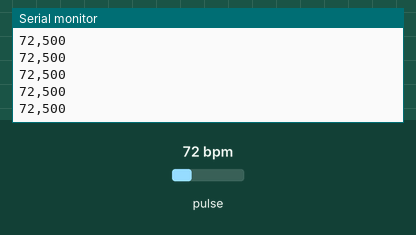
Simulated run of this sketch. Board: Arduino Uno, built with avr-gcc and run on an emulated ATmega328P. Parts: the last lines printed to the serial monitor. The test bench sets the inputs (shaded band); at power-on: pulse 72 bpm.

Above: at 1.2 s.
1.3 s: pulse set to 42 bpm
At 2.1 s:
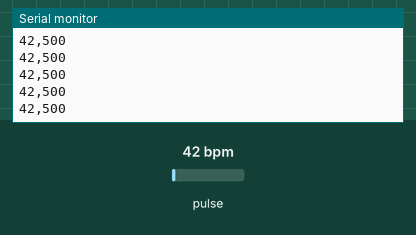
2.8 s: pulse set to 70 bpm
At 3.9 s:
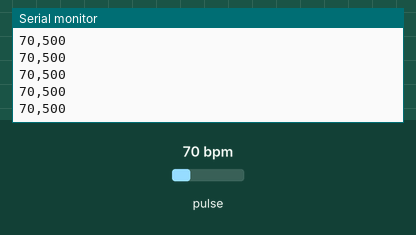
Timing chart, 0 to 5.8 s (numbered marks = the images above; inputs shaded):
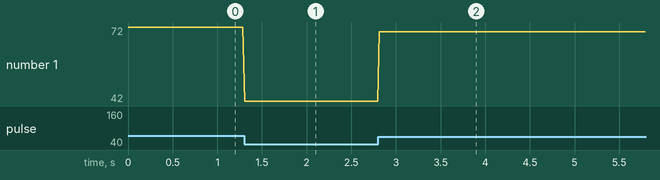

The sketch:

arduino_pulse_publisher.ino
```cpp
#define USE_ARDUINO_INTERRUPTS true    // Set-up low-level interrupts for most acurate BPM math.
#include <PulseSensorPlayground.h>     // Includes the PulseSensorPlayground Library.

//  Variables
const int PulseWire = 0;       // PulseSensor PURPLE WIRE connected to ANALOG PIN 0
int Threshold = 550;           // Determine which Signal to "count as a beat" and which to ignore.
                               // Use the "Gettting Started Project" to fine-tune Threshold Value beyond default setting.
                               // Otherwise leave the default "550" value.

PulseSensorPlayground pulseSensor;  // Creates an instance of the PulseSensorPlayground object called "pulseSensor"
int Signal;


void setup() {

  Serial.begin(9600);          // For Serial Monitor

  // Configure the PulseSensor object, by assigning our variables to it.
  analogReference(EXTERNAL); //Clara
  pulseSensor.analogInput(PulseWire);
  pulseSensor.setThreshold(Threshold);

  // Double-check the "pulseSensor" object was created and "began" seeing a signal.
  if (pulseSensor.begin()) {
  //Serial.println("We created a pulseSensor Object !");  //This prints one time at Arduino power-up,  or on Arduino reset.
  }
}


void loop() {
  //Signal = analogRead(0);

  int myBPM = pulseSensor.getBeatsPerMinute();  // Calls function on our pulseSensor object that returns BPM as an "int".
                                               // "myBPM" hold this BPM value now.
  int pulse_sample = pulseSensor.getLatestSample();

  //Serial.println(Signal);
  //Serial.println(pulse_sample);
  Serial.println(String(myBPM) + "," + String(pulse_sample));

  //if (pulseSensor.sawStartOfBeat()) {            // Constantly test to see if "a beat happened".
  //Serial.println("♥  A HeartBeat Happened ! "); // If test is "true", print a message "a heartbeat happened".
  //Serial.print("BPM: ");                        // Print phrase "BPM: "
                         // Print the value inside of myBPM.
  //Serial.println(myBPM);
  //}

  delay(20);                    // 20 considered best practice in a simple sketch.

}
```

Measured:
- after the input at 1.3 s, the serial monitor: prints a new line at once (image 1)
- after the input at 2.8 s, the serial monitor: prints a new line at once (image 2)
- plotted number 1: 72 → 42 after the input at 1.3 s, 42 → 70 after the input at 2.8 s
